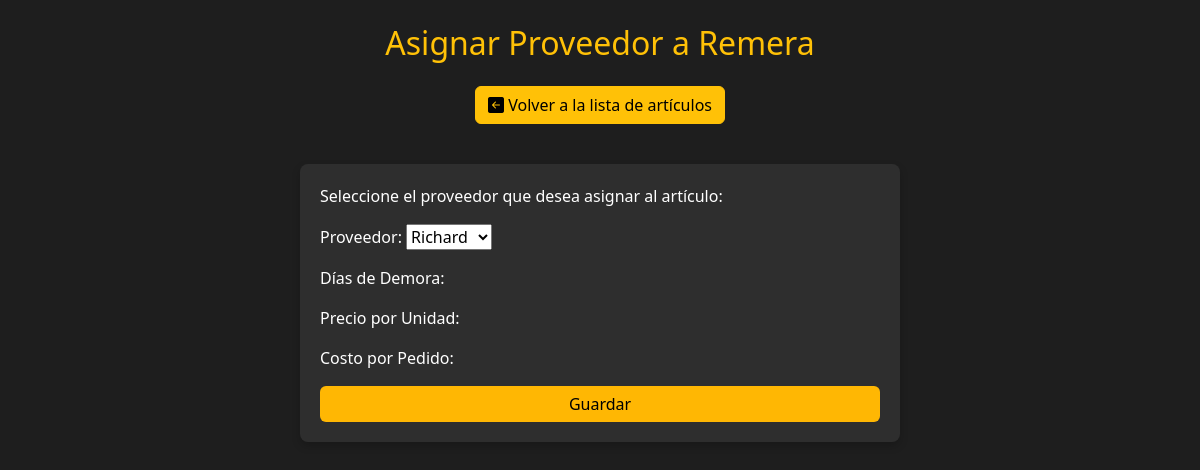
Before: /articulo/1/asignar_proveedor/ with the older database file.
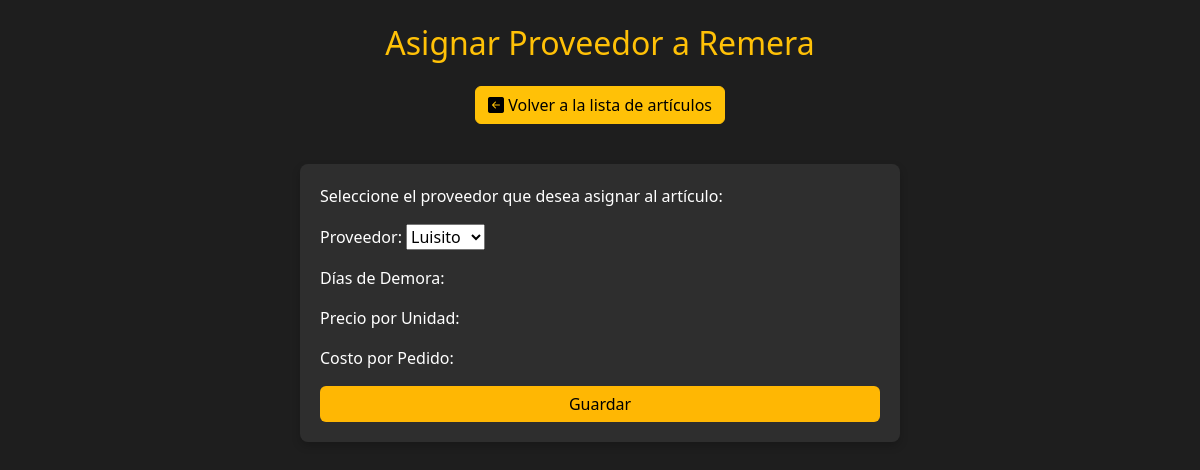
After: the same page with the newer database file.
### stock/models.py (models this page shows)
class Articulo(models.Model):
    codArticulo = models.AutoField(primary_key=True)
    fechaAltaArticulo = models.DateField(auto_now_add=True)
    fechaBajaArticulo = models.DateField(null=True, blank=True)
    nombreArticulo = models.CharField(max_length=30)
    stockArticulo = models.IntegerField()
    puntoPedido = models.IntegerField(default=0)
    stockSeguridad = models.IntegerField(default=0)
    loteOptimo = models.IntegerField(default=0)
    cgi = models.FloatField(default=0)
    cantidasIntervaloFijo = models.IntegerField(default=0)
    estado = models.ForeignKey(EstadoArticulo, on_delete=models.CASCADE, related_name='articulos')
    modeloInventario = models.ForeignKey(ModeloInventario, on_delete=models.CASCADE, related_name="articulos")
    proveedor = models.ForeignKey(Proveedor, on_delete=models.CASCADE, related_name='articulos', null=True)
    metodo = models.TextField(default="", null=True, blank=True)
    prediccion_predeterminada = models.ForeignKey('Prediccion_Demanda', on_delete=models.SET_NULL, related_name='articulos_predeterminados', null=True, blank=True)

### stock/views.py (the view, shortened to what this page needs)
# urls.py: path('articulo/<int:pk>/asignar_proveedor/', AsignarProveedorView.as_view(), name='asignar_proveedor'),
class AsignarProveedorView(UpdateView):
    model = Articulo
    form_class = AsignarProveedorForm
    template_name = 'asignar_proveedor.html'
    context_object_name = 'articulo'

### stock/forms.py
class AsignarProveedorForm(forms.ModelForm):
    class Meta:
        model = Articulo
        fields = ['proveedor']
    def __init__(self, *args, **kwargs):
        super().__init__(*args, **kwargs)
        self.fields['proveedor'].empty_label = None
        self.fields['proveedor'].label_from_instance = lambda obj: obj.nombreProveedor

### stock/Templates/asignar_proveedor.html (shortened to what this page needs)
<!DOCTYPE html>
<html lang="es">
<head>
    <link href="https://cdn.jsdelivr.net/npm/bootstrap@5.3.3/dist/css/bootstrap.min.css" rel="stylesheet"
>
    <link rel="stylesheet" href="https://cdn.jsdelivr.net/npm/bootstrap-icons@1.11.3/font/bootstrap-icons.min.css">
</head>
<body>
    <h2 class="text-center text-warning my-4">Asignar Proveedor a {{ articulo.nombreArticulo }}</h2>
    <a href="{% url 'lista_articulos' %}" class="btn btn-warning mb-3"><i class="bi bi-arrow-left-square-fill"></i> Volver a la lista de artículos</a>
    <div class="form-container my-4">
        <p>Seleccione el proveedor que desea asignar al artículo:</p>
        <form method="post">
            {{ form.as_p }}
            <div id="detalles-proveedor">
                <p>Días de Demora: </p>
                <p>Precio por Unidad: </p>
                <p>Costo por Pedido: </p>
            </div>
            <button type="submit" class="btn btn-custom w-100">Guardar</button>
        </form>
    </div>
</body>
</html>

Changed rows visible on the page:
changed Articulo "Remera": proveedor "Richard" → "Luisito"
